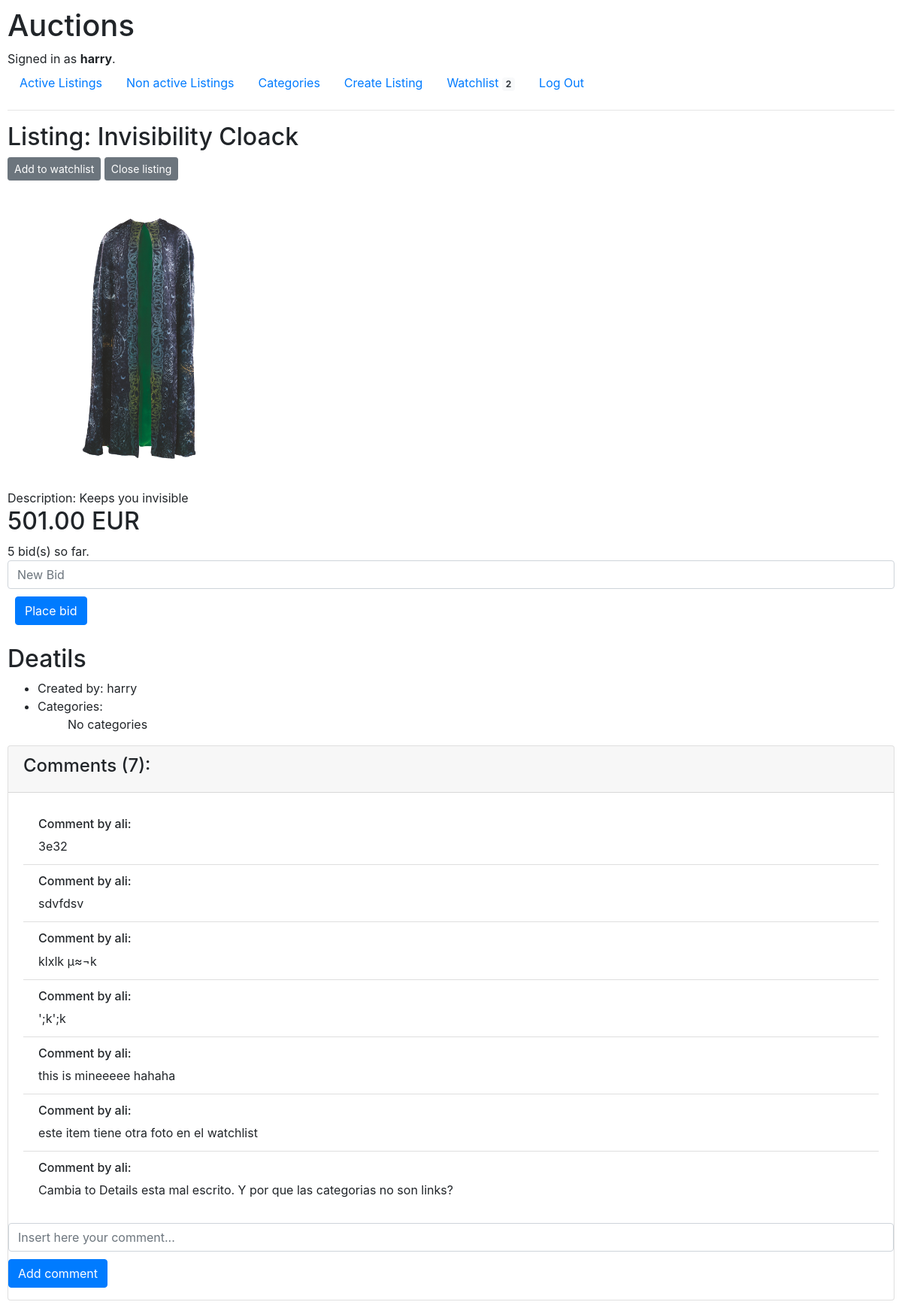
/1/listing (signed in), run on the app's committed database.
### auctions/models.py (models this page shows, shortened)
class User(AbstractUser):
    def AmountWatchlist(self):
        return self.wishes_per_user.count()

class Auction_listing(models.Model):
    title = CharField(max_length=64)
    initial_price = DecimalField(max_digits=10, decimal_places=2)
    description = TextField(blank=True)
    creator = ForeignKey(User, on_delete=models.CASCADE, related_name="created_listings")
    winner = ForeignKey(User, on_delete=models.CASCADE, related_name="won_listings", blank=True, null=True)
    is_active = BooleanField(default=True)
    categories = ManyToManyField(Category, blank=True, related_name="listings_per_category")
    in_watch_list = ManyToManyField(User, blank=True, related_name="wishes_per_user")
    image = models.ImageField(
        upload_to='images/',
        blank=True,
        null=True,
        editable=True
        )
    def HighestBid(self):
        if self.bids_by_listing.exists():
            max_bids_amount = self.bids_by_listing.all().aggregate(Max('amount'))['amount__max']
            return self.bids_by_listing.all().get(amount = max_bids_amount)
        else:
            return None
    def current_price(self):
        if self.HighestBid():
            return self.HighestBid().amount
        else:
            return self.initial_price
    def AmountOfBids(self):
        return self.bids_by_listing.count()
    def AmountOfComments(self):
        return self.comments_by_listing.count()

class Bid(models.Model):
    amount = DecimalField(max_digits=10, decimal_places=2)
    listing = ForeignKey(Auction_listing, on_delete=models.CASCADE, related_name="bids_by_listing")
    user = ForeignKey(User, on_delete=models.CASCADE, related_name='bids_by_user')

class Comment(models.Model):
    text = TextField()
    listing = ForeignKey(Auction_listing, on_delete=models.CASCADE, related_name="comments_by_listing")
    user = ForeignKey(User, on_delete=models.CASCADE, related_name="comments_by_user")

### auctions/views.py (the view)
# urls.py: path("<int:listing_id>/listing", views.listing_page, name="listing_page"),
def listing_page(request, listing_id, wrong_bid=False):
    listing = Auction_listing.objects.get(pk=listing_id)
    return render(request, "auctions/listing_page.html", {
        "listing": listing,
        "in_watch_list": request.user.wishes_per_user.filter(id = listing.id).exists(),
        "comments": listing.comments_by_listing.all(),
        "comment_form": CommentForm(),
        "bid_form": BidForm(),
        "wrong_bid": wrong_bid
    })

### auctions/forms.py
class CommentForm(ModelForm):
    class Meta:
        model = Comment
        fields = ('text',)
        labels = {
            'text': ""
        }
        widgets = {
            'text': forms.TextInput(attrs={'class': "form-control", 'placeholder': "Insert here your comment..."})
        }

class BidForm(ModelForm):
    class Meta:
        model = Bid
        fields = ('amount',)
        labels = {
            'amount': ""
        }
        widgets = {
            'amount': forms.NumberInput(attrs={'class': "form-control", 'placeholder': "New Bid"})
        }

### auctions/templates/auctions/listing_page.html (shortened to what this page needs)
{% extends "auctions/layout.html" %}
{% block body %}
    <h2>Listing: {{ listing.title }}</h2>
    {% if user.is_authenticated %}
        <div style="margin-bottom: 10px;">
            {% if in_watch_list %}
                <a href="{% url 'remove_whatchlist' listing.id %}">
                    <button type="button" class="btn btn-primary btn-sm">Remove from watchlist</button>
                </a>
            {%else%}
                <a href="{% url 'add_whatchlist' listing.id %}">
                    <button type="button" class="btn btn-secondary btn-sm">Add to watchlist</button>
                </a>
            {% endif %}
            {% if user == listing.creator and listing.is_active %}
                <a href="{% url 'close_listing' listing.id %}">
                    <button type="button" class="btn btn-secondary btn-sm">Close listing </button>
                </a>
            {% endif %}
        </div>
    {% endif %}
    {% include 'auctions/load_image_lisiting_page.html' %}
    <div>
        Description: {{ listing.description }}
    </div>
    <div>
        {% if listing.is_active %}
            <h2> {{ listing.current_price }} EUR </h2>
        {% else %}
            <h2> Sold by: {{ listing.current_price }} EUR </h2>
            {% endif %}
    </div>
    {% if listing.is_active %}
        <div>
            {{ listing.AmountOfBids }} bid(s) so far.
        </div>
        <div class="form-group">
            <form action="{% url 'bid_page' listing.id%}", method="POST">
                {{ bid_form }}
                <div style="padding: 10px;"><input class="btn btn-primary" type="submit" value="Place bid"></div>
            </form>
        </div>
    {% else %}
       There were {{ listing.AmountOfBids }} bid(s) for this listing.
       {% if user == listing.winner %}
            You won this listing!
       {% endif%}
    {% endif%}
    <div>
        <h2>Deatils</h2>
        <ul>
            <li> Created by: {{ listing.creator }} </li>
            <li> Categories:
                <ul>
                    {% for category in listing.categories.all %}
                        {{ category }}
                    {% empty %}
                        No categories
                    {% endfor %}
                </ul>
            </li>
        </ul>
    </div>
    {% if user.is_authenticated %}
        <div class="card">
            <div class="card-header">
                <h4>Comments ({{ listing.AmountOfComments }}):</h4>
            </div>
            <div class="card-body">
                <ul class="list-group list-group-flush">
                    {% for comment in comments %}
                        <li class="list-group-item">
                            <h6>Comment by {{ comment.user }}:</h6>
                             {{comment.text }}
                        </li>
                    {% empty %}
                        <li class="list-group-item">
                            <div> No comments</div>
                        </li>
                    {% endfor %}
                </ul>
            </div>
            <div class="form-group">
                <form action="{% url 'new_comment' listing.id %}", method="POST">
                    {{ comment_form }}
                    <input class="btn btn-primary" type="submit" value="Add comment" style="margin-top: 10px;">
                </form>
    {% endif %}
{% endblock %}

### auctions/templates/auctions/layout.html (shortened to what this page needs)
{% load static %}
<!DOCTYPE html>
<html lang="en">
    <head>
        <link rel="stylesheet" href="https://stackpath.bootstrapcdn.com/bootstrap/4.4.1/css/bootstrap.min.css">
        <link href="{% static 'auctions/styles.css' %}" rel="stylesheet">
    </head>
    <body>
        <h1>Auctions</h1>
        <div>
            {% if user.is_authenticated %}
                Signed in as <strong>{{ user.username }}</strong>.
            {% else %}
                Not signed in.
            {% endif %}
        </div>
        <ul class="nav">
            <li class="nav-item">
                <a class="nav-link" href="{% url 'index' %}">Active Listings</a>
            </li>
            <li class="nav-item">
                <a class="nav-link" href="{% url 'non_active_listings' %}">Non active Listings</a>
            </li>
            <li class="nav-item">
                <a class="nav-link" href="{% url 'categories' %}">Categories</a>
            </li>
            {% if user.is_authenticated %}
                <li class="nav-item">
                    <a class="nav-link" href="{% url 'create_listing' %}">Create Listing</a>
                </li>
                <li class="nav-item">
                    <a class="nav-link" href="{% url 'watchlist' %}">Watchlist <span class="badge bg-light text-dark">{{user.AmountWatchlist}}</span> </a>
                </li>
                <li class="nav-item">
                    <a class="nav-link" href="{% url 'logout' %}">Log Out</a>
                </li>
            {% endif %}
        </ul>
        <hr>
        {% block body %}
        {% endblock %}
    </body>
</html>

### auctions/templates/auctions/load_image_lisiting_page.html (shortened to what this page needs)
{% if listing.image %}
    <div class="col-md-4">
        <img src="{{listing.image.url}}" class="img-fluid rounded-start" alt="..." style="width: 100% \9; max-height: 400px;">
    </div>
{% else %}
        {% load static %}<img src="{% static 'auctions/no-image-available-icon.jpeg' %}"  class="img-fluid rounded-start" alt="..." style="width: 100% \9; max-height: 400px;">
{% endif %}

### auctions/static/auctions/styles.css (style rules this page uses)
body { padding: 10px; }

### data on the page
User: username "harry", AmountWatchlist "2"
Auction_listing: title "Invisibility Cloack", image (picture), description "Keeps you invisible", current_price "501.00", AmountOfBids "5", creator "harry", AmountOfComments "7"
Comment: user "ali", text "3e32"
Comment: user "ali", text "sdvfdsv"
Comment: user "ali", text "klxlk µ≈¬k"
Comment: user "ali", text "';k';k"
Comment: user "ali", text "this is mineeeee hahaha"
Comment: user "ali", text "este item tiene otra foto en el watchlist"
Comment: user "ali", text "Cambia to Details esta mal escrito. Y por que las categorias no son links?"
